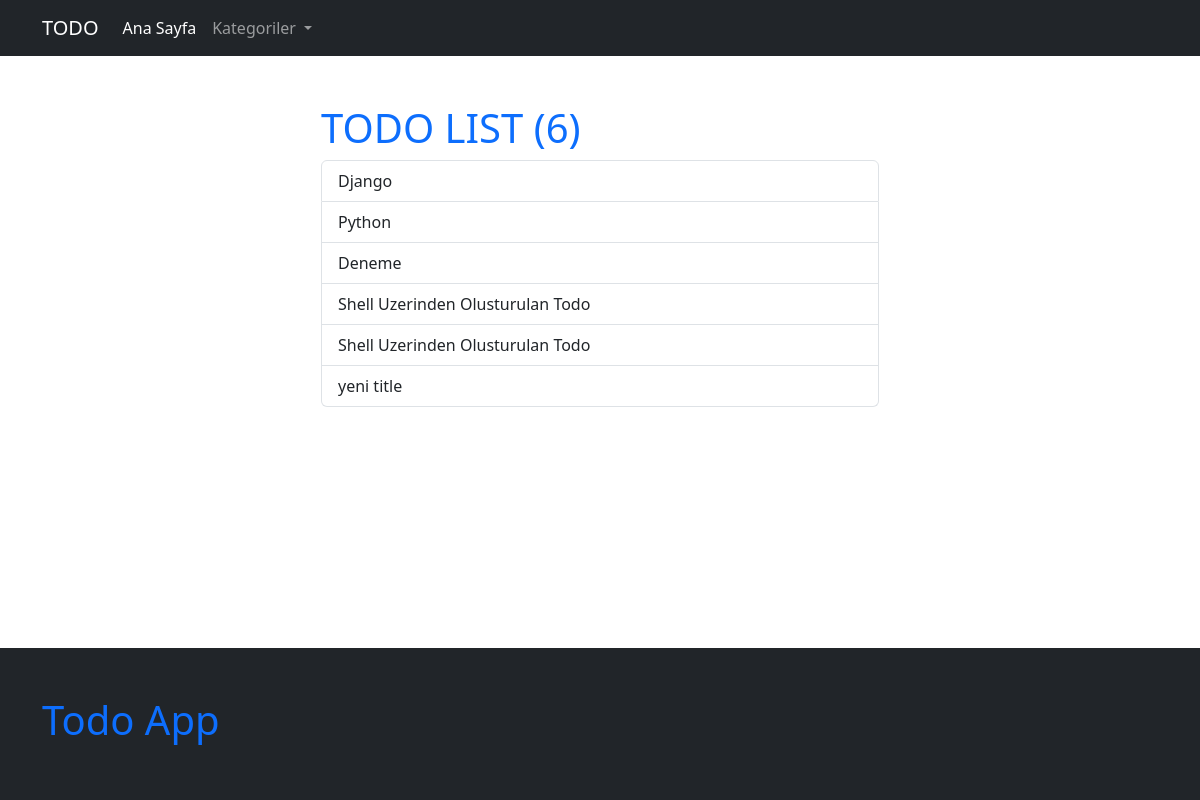
Before: / with the older database file.
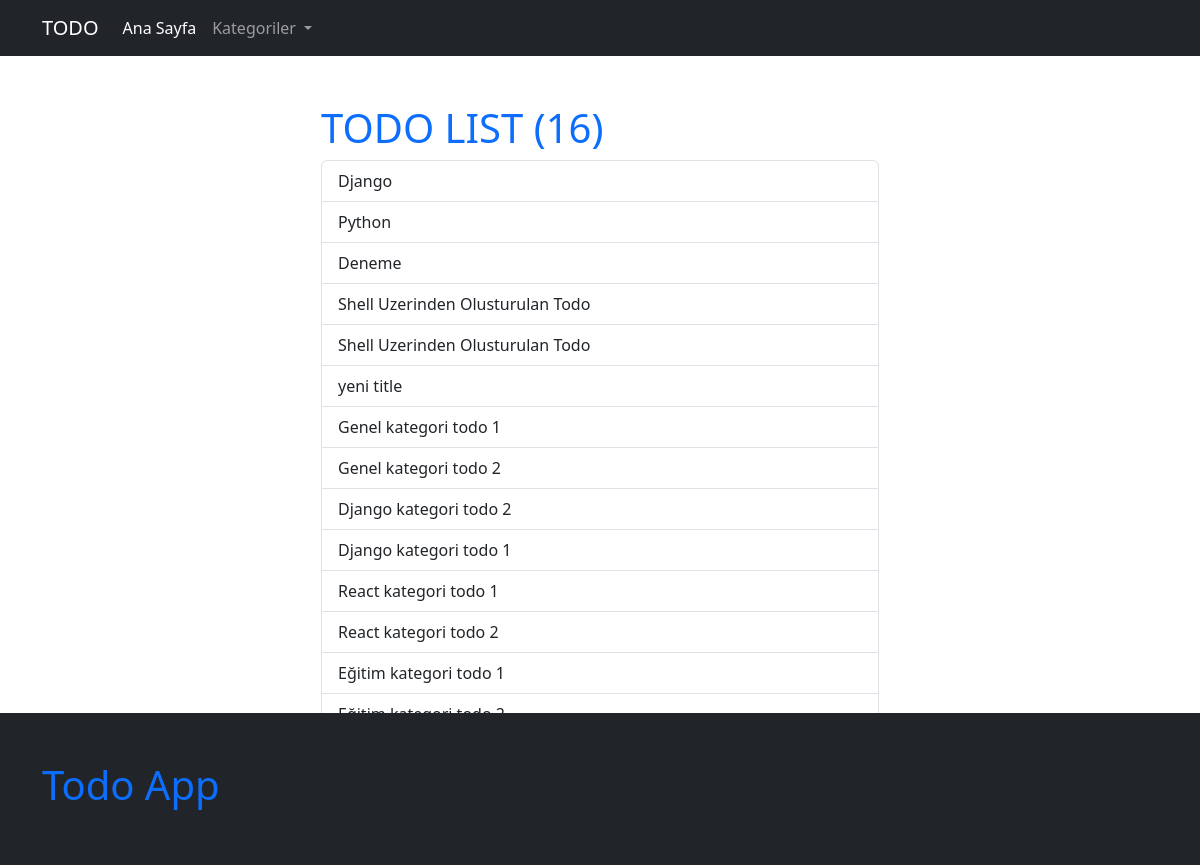
After: the same page with the newer database file.
### todo/models.py (models this page shows, shortened)
class Todo(models.Model):
    category = models.ForeignKey(
        Category,
        on_delete=models.SET_NULL,
        null=True,
    )  # SET_NULL dersek null=True ifadesini
    title = models.CharField(max_length=200)
    content = models.TextField(blank=True, null=True)
    is_active = models.BooleanField(default=False)
    created_at = models.DateTimeField(auto_now_add=True)
    updated_at = models.DateTimeField(auto_now=True)

### todo/views.py (the view)
# urls.py: path("", home_view),
def home_view(request):
    todos = Todo.objects.all()
    context = dict(
        todos=todos,
    )
    return render(request, "todo/todo_list.html", context)  # config/urls.py

### config/project_context_processors.py (called while the page is built)
def global_category_context(request):
    return dict(global_categories=Category.objects.filter(is_active=True))

### todo/templates/todo/todo_list.html (shortened to what this page needs)
{% extends 'core/base.html' %}
{% block container %}
<div class="col-sm-6 offset-sm-3">
    <h1 class="text-primary">TODO LIST ({{ todos.count }})</h1>
    <div class="list-group">
        {% for todo in todos %}
        <a href="{% url 'todo_detail_view' id=todo.pk %}" class="list-group-item list-group-item-action">
            {{ todo.title }}</a>
        {% endfor %}
    </div>
</div>
{% endblock container %}

### templates/core/base.html (shortened to what this page needs)
{% load static %}
<!doctype html>
<html lang="en">
  <head>
    <link rel="stylesheet" href="{% static 'css/bootstrap.min.css' %}">
</head>
<body>
    {% include 'core/navbar.html' %}
    <div class="container my-5">
        {% block container %}
        {% endblock container %}
    </div>
    {% include 'core/footer.html' %}
</body>
</html>

### templates/core/navbar.html (shortened to what this page needs)
<nav class="navbar navbar-expand-lg bg-dark navbar-dark">
  <div class="container">
    <a class="navbar-brand" href="/">TODO</a>
    <div class="collapse navbar-collapse" id="navbarNavAltMarkup">
      <ul class="navbar-nav">
        <li class="nav-item">
          <a class="nav-link active" aria-current="page" href="/">Ana Sayfa</a>
        </li>
        <li class="nav-item dropdown">
          <a class="nav-link dropdown-toggle" href="#" role="button" data-bs-toggle="dropdown"
            aria-expanded="false">Kategoriler
          </a>
        </li>
      </ul>
    </div>
  </div>
</nav>

### templates/core/footer.html
<div class="bg-dark py-5 mt-5 fixed-bottom">
    <div class="container">
        <div class="col">
            <h1 class="text-primary">Todo App</h1>
        </div>
    </div>
</div>

Changed rows visible on the page:
added Todo: title "Genel kategori todo 1"
added Todo: title "Genel kategori todo 2"
added Todo: title "Django kategori todo 2"
added Todo: title "Django kategori todo 1"
added Todo: title "React kategori todo 1"
added Todo: title "React kategori todo 2"
added Todo: title "Eğitim kategori todo 1"
Other visible differences:
{{ todos.count }}: "6" → "16"
